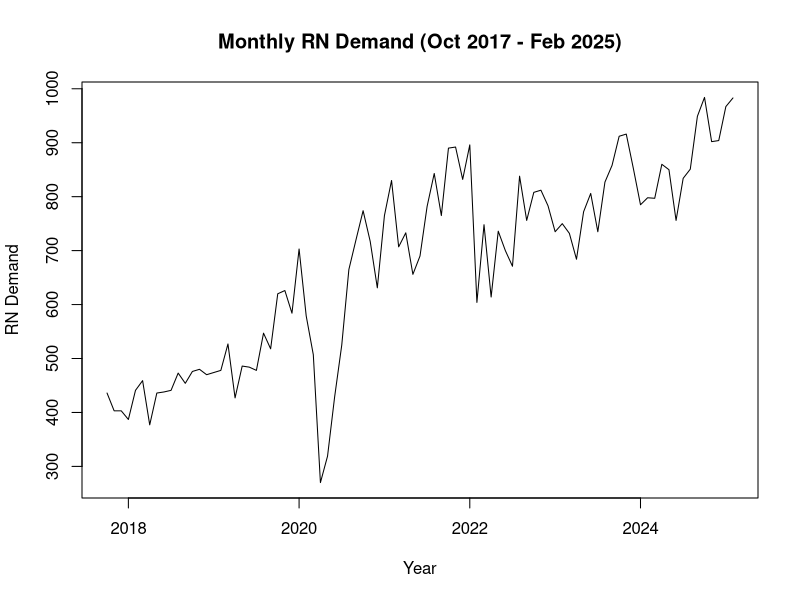

Reproduce this figure in R.
## ---- chunk 1
library(readxl)

nursing <- read_excel("nursing_demand_monthly_data.xlsx")
head(nursing)
str(nursing)

names(nursing) [2] <- "Month_date"
names(nursing) [3] <- "Demand CCRN"

names(nursing)
nrow(nursing)

min(nursing$`Demand CCRN`)
max(nursing$`Demand CCRN`)

min(nursing$`Demand RN`)
max(nursing$`Demand RN`)

min(nursing$`Demand RPN`)
max(nursing$`Demand RPN`)
## ---- chunk 2
rnd_ts <- ts(nursing$`Demand RN`,
start = c(2017, 10),
frequency = 12)

plot(rnd_ts,
     xlab = "Year",
     ylab = "RN Demand",
     main = "Monthly RN Demand (Oct 2017 - Feb 2025)")
